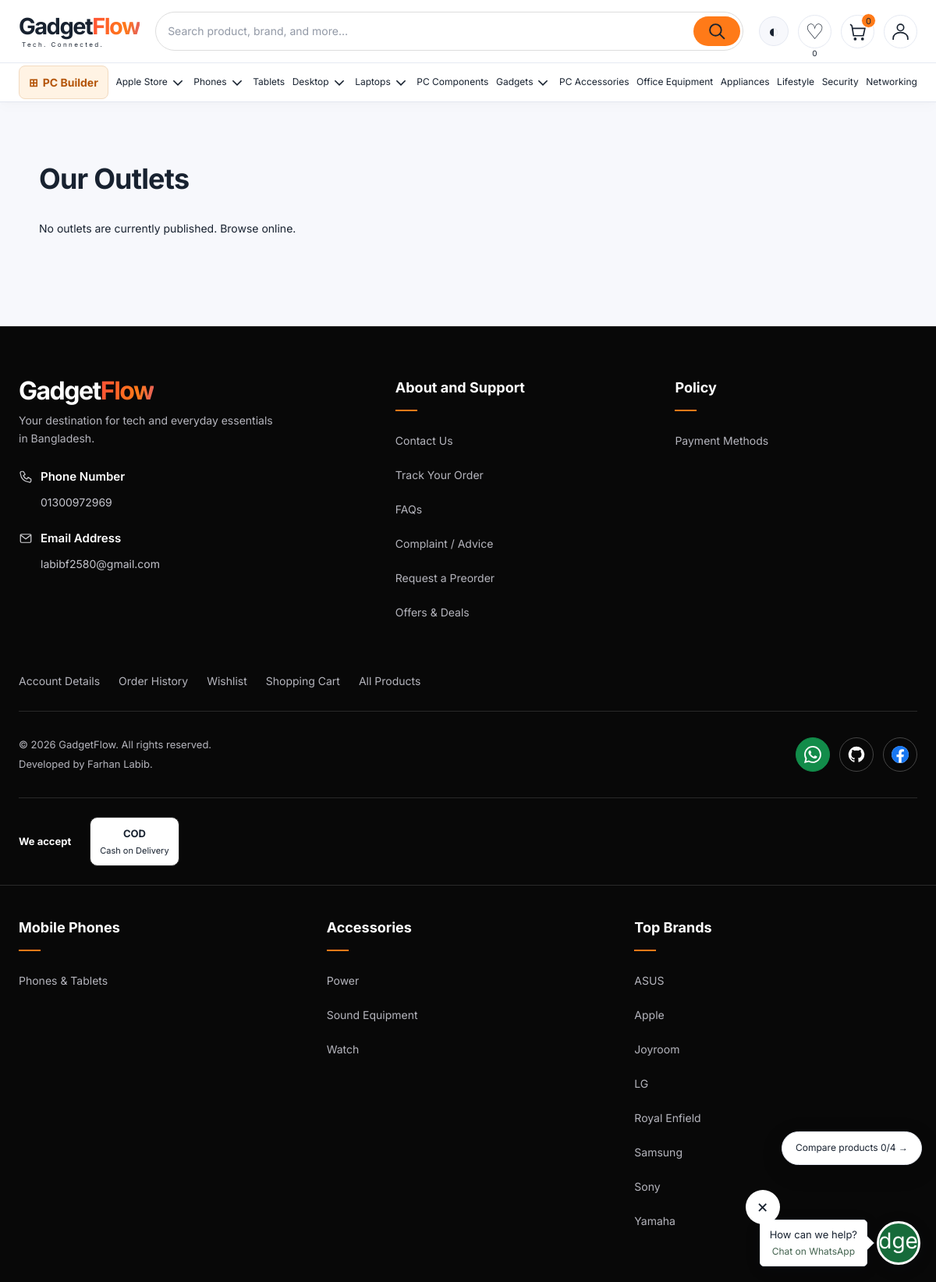
The page /outlets/ on the database its author committed.
### shop/models.py (models this page shows, shortened)
class NavigationItem(models.Model):
    label = models.CharField(max_length=80)
    hero_image = models.ImageField(upload_to='collection_banners/', blank=True)
    page_title = models.CharField(max_length=160, blank=True)
    introduction = models.TextField(blank=True, help_text='Approved English collection introduction. No HTML.')
    category = models.ForeignKey(Category, null=True, blank=True, on_delete=models.PROTECT)
    brand = models.ForeignKey('Brand', null=True, blank=True, on_delete=models.PROTECT)
    visible = models.BooleanField(default=True)
    position = models.PositiveIntegerField(default=0)
    class Meta:
        ordering = ['position', 'pk']

class StoreSettings(models.Model):
    bkash_account_type = models.CharField(max_length=20, default='unconfirmed', choices=[
        ('unconfirmed', 'Not confirmed'), ('merchant', 'Merchant'), ('pra', 'Personal Retail Account'), ('personal', 'Personal')])
    bkash_account_confirmed = models.BooleanField(default=False, help_text='Staff verified ownership and account type with bKash.')
    bkash_manual_enabled = models.BooleanField(default=False)
    bkash_manual_approved = models.BooleanField(default=False, help_text='Provider approved this account for receiving business payments using the instructions below.')
    bkash_manual_instructions = models.TextField(blank=True, help_text='Exact provider-approved Merchant Payment instructions. Never substitute Send Money or request a PIN/OTP.')
    bkash_manual_limit = models.DecimalField(max_digits=12, decimal_places=2, default=0, validators=[MinValueValidator(Decimal('0'))], help_text='Confirmed per-payment limit. Zero keeps manual payments unavailable; staff must monitor aggregate account limits.')
    requested_settlement_account = models.CharField(max_length=40, blank=True, help_text='Requested destination only; never passed from checkout to the provider.')
    settlement_bank_name = models.CharField(max_length=150, blank=True)
    settlement_account_holder = models.CharField(max_length=150, blank=True)
    settlement_branch = models.CharField(max_length=150, blank=True)
    settlement_routing_number = models.CharField(max_length=30, blank=True)
    settlement_provider_approved = models.BooleanField(default=False, help_text='Staff record of provider approval; does not configure settlement at the provider.')
    @property
    def manual_bkash_ready(self):
        import re
        return bool(self.bkash_manual_enabled and self.bkash_account_confirmed
                    and self.bkash_manual_approved and self.bkash_account_type in {'merchant', 'pra'}
                    and re.fullmatch(r'01\d{9}', self.bkash_number)
                    and self.bkash_manual_instructions.strip() and self.bkash_manual_limit > 0)
    phone_verified = models.BooleanField(default=False)
    email_verified = models.BooleanField(default=False)
    address_verified = models.BooleanField(default=False)
    address_bn = models.TextField(blank=True)
    support_hours_en = models.CharField(max_length=250, blank=True)
    support_hours_bn = models.CharField(max_length=250, blank=True)
    license_details_en = models.TextField(blank=True)
    license_details_bn = models.TextField(blank=True)
    license_verified = models.BooleanField(default=False)
    cod_enabled = models.BooleanField(default=True)
    updated_at = models.DateTimeField(auto_now=True, null=True)
    name = models.CharField(max_length=100, default='GadgetFlow')
    tagline = models.CharField(max_length=250,
                               default='Your destination for tech and everyday essentials in Bangladesh.')
    phone = models.CharField(max_length=50, blank=True)
    email = models.EmailField(blank=True)
    address = models.TextField(blank=True)
    shipping_price = models.DecimalField(max_digits=10, decimal_places=2, default=0,
                                         validators=[MinValueValidator(Decimal('0'))])
    bkash_number = models.CharField(max_length=20, blank=True,
                                    help_text='Requested receiving number only. Account type and business collection approval must be confirmed separately.')
    privacy_policy = models.TextField(blank=True)
    returns_policy = models.TextField(blank=True)
    shipping_policy = models.TextField(blank=True)

class InformationPage(models.Model):
    SLUGS = [('contact', 'Contact Us'), ('tracking', 'Track Your Order'), ('faqs', 'FAQs'),
             ('shipping', 'Shipping & Delivery'), ('returns', 'Returns & Refunds'),
             ('terms', 'Terms & Conditions'), ('privacy', 'Privacy Policy'),
             ('payments', 'Payment Methods'), ('cookies', 'Cookie Policy'),
             ('about', 'About Us'), ('warranty', 'Warranty & Exchange'),
             ('exchange', 'Exchange Policy'), ('preorder-policy', 'Preorder Policy'),
             ('refund', 'Refund Policy'), ('return', 'Return Policy'),
             ('corporate', 'Corporate'), ('blog', 'Blog'), ('press', 'Press Coverage'), ('careers', 'Careers')]
    slug = models.SlugField(unique=True, choices=SLUGS)
    title_en = models.CharField(max_length=160)
    title_bn = models.CharField(max_length=160, blank=True)
    body_en = models.TextField(blank=True, help_text='Plain text only; HTML is escaped.')
    body_bn = models.TextField(blank=True)
    status = models.CharField(max_length=12, choices=[('draft', 'Draft'), ('published', 'Published')], default='draft')
    footer_group = models.CharField(max_length=20, choices=[('care', 'Customer Care'), ('policies', 'Policies'), ('company', 'Company / Account')])
    position = models.PositiveIntegerField(default=0)
    editorial_notes = models.TextField(blank=True, help_text='Private business decisions/review checklist. Never rendered publicly.')
    updated_at = models.DateTimeField(auto_now=True)
    class Meta:
        ordering = ['position', 'pk']

class FooterGroup(models.Model):
    title = models.CharField(max_length=100)
    visible = models.BooleanField(default=True)
    position = models.PositiveIntegerField(default=0)
    categories = models.ManyToManyField(Category, blank=True)
    brands = models.ManyToManyField(Brand, blank=True)
    collections = models.ManyToManyField(HomeSection, blank=True, help_text='Explicitly curated collections, including Trending or Best-selling. No sales ranking is inferred.')
    class Meta:
        ordering = ['position', 'pk']

class Category(models.Model):
    name = models.CharField(max_length=100, unique=True)
    parent = models.ForeignKey('self', null=True, blank=True, on_delete=models.SET_NULL, related_name='children')
    image = models.ImageField(upload_to='categories/', blank=True)
    featured = models.BooleanField(default=True)
    position = models.PositiveIntegerField(default=0)
    class Meta:
        ordering = ['position', 'name']

class Brand(models.Model):
    name = models.CharField(max_length=100, unique=True)
    logo = models.ImageField(upload_to='brands/', blank=True)
    featured = models.BooleanField(default=True)
    position = models.PositiveIntegerField(default=0)
    class Meta:
        ordering = ['position', 'name']

### shop/support_views.py (the view)
# urls.py: path('outlets/', support_views.outlets, name='outlets'),
def outlets(request):
    from .footer import public_outlets
    return render(request, 'shop/outlets.html', {'outlets': public_outlets()})

### shop/templates/shop/outlets.html (shortened to what this page needs)
{% extends 'base.html' %}
{% block content %}<section class="gf-shell gf-information"><h1>Our Outlets</h1>
{% for outlet in outlets %}<article class="gf-panel"><h2>{{ outlet.name }}</h2><p>{{ outlet.address|linebreaksbr }}</p>{% if outlet.hours %}<p>{{ outlet.hours }}</p>{% endif %}<a class="gf-button gf-button-secondary" href="{{ outlet.map_url }}" target="_blank" rel="noopener noreferrer">View map<span class="gf-sr-only"> (opens in a new tab)</span></a></article>{% empty %}<p>No outlets are currently published. <a href="{% url 'product_list' %}">Browse online</a>.</p>{% endfor %}</section>{% endblock %}

### shop/templates/shop/includes/navbar.html (shortened to what this page needs)
<header class="gf-header">
    <div class="gf-nav gf-shell">
        <a class="gf-brand" href="{% url 'home' %}" aria-label="GadgetFlow home">Gadget<span>Flow</span><small>Tech.
            Connected.</small></a>
        <div class="gf-search-wrap">
            <form class="gf-search" action="{% url 'product_list' %}" method="get" role="search">
                <input id="nav-search" name="q" type="search" autocomplete="off"
                       placeholder="Search product, brand, and more…" value="{{ search_query|default:'' }}"
                       aria-controls="search-suggestions" aria-expanded="false"
                       data-suggest-url="{% url 'ajax_products' %}">
                <button type="submit" aria-label="Search">
                    <svg width="25" height="25" viewBox="0 0 24 24" fill="none" stroke="currentColor" stroke-width="1.8" aria-hidden="true">
                        <circle cx="10" cy="10" r="7"/>
                        <path d="m15 15 6 6"/>
                    </svg>
                </button>
            </form>
        </div>
        <div class="gf-nav-actions"><button class="gf-theme-toggle" type="button" data-theme-toggle aria-label="Switch to dark theme" aria-pressed="false">◐</button><a class="gf-nav-link" href="{% url 'preorder' %}">Pre-order</a><a
                class="gf-icon-link gf-wishlist-link" href="{% url 'wishlist' %}" aria-label="Wishlist, {{ wishlist_ids|length }} saved products">♡<small data-wishlist-count>{{ wishlist_ids|length }}</small></a><a
                class="gf-icon-link gf-cart" href="{% url 'cart_view' %}" data-open-cart aria-label="Cart, {{ cart_count }} items">
            <svg width="25" height="25" viewBox="0 0 24 24" fill="none" stroke="currentColor" stroke-width="1.6" aria-hidden="true">
                <path d="m3 3 2 2 2 12h12l2-9H6"/>
                <circle cx="9" cy="21" r="1"/>
                <circle cx="18" cy="21" r="1"/>
            </svg>
            <span id="cart-count" data-cart-count>{{ cart_count }}</span></a>
            <details class="gf-account">
                <summary aria-label="Account menu">
                    <svg width="25" height="25" viewBox="0 0 24 24" fill="none" stroke="currentColor" stroke-width="1.6" aria-hidden="true">
                        <circle cx="12" cy="7" r="4"/>
                        <path d="M3 22v-2a9 7 0 0 1 18 0v2"/>
                    </svg>
                </summary>
            </details>
        </div>
    </div>
    <nav class="gf-categories" aria-label="Product categories">
        <div class="gf-shell"><a class="gf-pc-builder-link" href="{% url 'pc_builder' %}"><span aria-hidden="true">⊞</span> PC Builder</a>{% for category in nav_categories %}
            <div class="gf-category-menu"><a
                    href="{{ category.nav_url }}">{{ category.name }}</a>
                {% if category.children.all or category.nav_brands %}
                    <details>
                        <summary aria-label="Browse {{ category.name }} options"><svg viewBox="0 0 16 16" width="14" height="14" fill="none" stroke="currentColor" stroke-width="1.5" aria-hidden="true"><path d="m3 6 5 5 5-5"/></svg></summary>
                    </details>{% endif %}</div>{% endfor %}</div>
    </nav>
</header>

### shop/templates/shop/includes/footer.html (shortened to what this page needs)
{% load static %}
<footer class="gf-footer gf-footer-refresh" lang="en" aria-label="GadgetFlow footer">
    <div class="gf-shell gf-footer-grid {% if not footer_outlets %}gf-footer-grid--no-outlets{% endif %}">
        <div class="gf-footer-brand">
            <a class="gf-brand" href="{% url 'home' %}" aria-label="GadgetFlow home">Gadget<span>Flow</span></a>
            <p>{{ store.tagline|default:'Tech and everyday essentials.' }}</p>
            <dl class="gf-footer-contact">
                <div><dt><svg viewBox="0 0 24 24" width="18" height="18" fill="none" stroke="currentColor" stroke-width="1.6" stroke-linecap="round" stroke-linejoin="round" aria-hidden="true"><path d="m8 3 3 5-3 2c1 3 3 5 6 6l2-3 5 3v3c0 2-2 3-4 2C9 20 4 15 3 7c-1-2 0-4 2-4Z"/></svg>Phone Number</dt><dd><a href="tel:{{ store.phone|default:'01300972969' }}">{{ store.phone|default:'01300972969' }}</a></dd></div>
                {% if store.email %}<div><dt><svg viewBox="0 0 24 24" width="18" height="18" fill="none" stroke="currentColor" stroke-width="1.6" stroke-linecap="round" stroke-linejoin="round" aria-hidden="true"><rect x="3" y="5" width="18" height="14" rx="2"/><path d="m3 6 9 7 9-7"/></svg>Email Address</dt><dd><a href="mailto:{{ store.email }}">{{ store.email }}</a></dd></div>{% endif %}
            </dl>
        </div>
        <details class="gf-footer-section" open><summary>About and Support</summary><nav aria-label="About and Support"><ul class="gf-footer-links">{% for link in footer_support %}<li><a href="{{ link.url }}">{{ link.title }}</a></li>{% endfor %}</ul></nav></details>
        {% if footer_policies %}<details class="gf-footer-section" open><summary>Policy</summary><nav aria-label="Policies"><ul class="gf-footer-links">{% for link in footer_policies %}<li><a href="{{ link.url }}">{{ link.title }}</a></li>{% endfor %}</ul></nav></details>{% endif %}
    </div>
    <div class="gf-shell gf-footer-account"><nav aria-label="Account shortcuts"><a href="{% url 'profile' %}">Account Details</a><a href="{% url 'order_history' %}">Order History</a><a href="{% url 'wishlist' %}">Wishlist</a><a href="{% url 'cart_view' %}">Shopping Cart</a><a href="{% url 'product_list' %}">All Products</a></nav></div>
    <div class="gf-shell gf-footer-bottom">
        <div><p>&copy; {% now 'Y' %} GadgetFlow. All rights reserved.</p><p>Developed by Farhan Labib.</p></div>
        {% if footer_profiles or footer_whatsapp %}<nav class="gf-footer-social" aria-label="Social profiles">
            {% if footer_whatsapp %}<a class="gf-whatsapp" href="{{ footer_whatsapp.url }}" target="_blank" rel="noopener noreferrer" aria-label="WhatsApp (opens in a new tab)">{% include 'shop/includes/social_icon.html' with icon='whatsapp' %}<span>WhatsApp</span></a>{% endif %}
            {% for link in footer_profiles %}<a href="{{ link.url }}" target="_blank" rel="noopener noreferrer" aria-label="{{ link.label }} (opens in a new tab)" title="{{ link.label }}">{% include 'shop/includes/social_icon.html' with icon=link.icon %}<span class="gf-sr-only">{{ link.label }}</span></a>{% endfor %}
        </nav>{% endif %}
    </div>
    {% if footer_payment_badges %}<div class="gf-shell gf-footer-payments"><strong>We accept</strong><ul aria-label="Enabled payment methods">{% for badge in footer_payment_badges %}<li class="gf-footer-payment">{% if badge.asset %}<img src="{% static badge.asset %}" alt="{{ badge.name }}" width="64" height="32" loading="lazy">{% else %}<strong>{{ badge.short }}</strong><span>{{ badge.name }}</span>{% endif %}{% if badge.test_only %}<small>Sandbox · test-only</small>{% endif %}</li>{% endfor %}</ul></div>{% endif %}
    {% if footer_directory %}<div class="gf-footer-directory"><div class="gf-shell gf-directory-grid">{% for group in footer_directory %}<details class="gf-footer-section" open><summary>{{ group.title }}</summary><nav aria-label="{{ group.title }}"><ul class="gf-footer-links">{% for link in group.links %}<li><a href="{{ link.url }}">{{ link.title }}</a></li>{% endfor %}</ul></nav></details>{% endfor %}</div></div>{% endif %}
</footer>
{% if footer_whatsapp %}<aside class="gf-whatsapp-shortcut" aria-label="WhatsApp support">
    <button type="button" class="gf-whatsapp-dismiss" aria-label="Dismiss WhatsApp shortcut">&times;</button>
    <a href="{{ footer_whatsapp.url }}" target="_blank" rel="noopener noreferrer" aria-label="Chat with GadgetFlow on WhatsApp (opens in a new tab)">
        <span class="gf-whatsapp-message">How can we help?<small>Chat on WhatsApp</small></span>
        <span class="gf-whatsapp-avatar">{% if footer_whatsapp.image_url %}<img src="{{ footer_whatsapp.image_url }}" {% if footer_whatsapp.image_key == 'business_profiles/farhan-whatsapp-portrait.png' %}data-image-fallback="{% static 'shop/support/farhan-whatsapp-portrait.png' %}"{% else %}data-image-fallback="{% static 'shop/social-brands/whatsapp.svg' %}" data-fallback-icon{% endif %} alt="GadgetFlow support contact" width="56" height="56">{% else %}{% include 'shop/includes/social_icon.html' with icon='whatsapp' %}{% endif %}</span>
    </a>
</aside>{% endif %}

### rows shown on the page
NavigationItem: name "Apple Store"
NavigationItem: name "Phones"
NavigationItem: name "Tablets"
NavigationItem: name "Desktop"
NavigationItem: name "Laptops"
NavigationItem: name "PC Components"
NavigationItem: name "Gadgets"
NavigationItem: name "PC Accessories"
NavigationItem: name "Office Equipment"
NavigationItem: name "Appliances"
NavigationItem: name "Lifestyle"
NavigationItem: name "Security"
NavigationItem: name "Networking"
StoreSettings: tagline "Your destination for tech and everyday essentials in Bangladesh.", phone "01300972969", email "labibf2580@gmail.com"
InformationPage: title "Contact Us"
InformationPage: title "Track Your Order"
InformationPage: title "FAQs"
InformationPage: title "Payment Methods"
FooterGroup: title "Mobile Phones"
Category: title "Phones & Tablets"
FooterGroup: title "Accessories"
Category: title "Power"
Category: title "Sound Equipment"
Category: title "Watch"
FooterGroup: title "Top Brands"
Brand: title "ASUS"
Brand: title "Apple"
Brand: title "Joyroom"
Brand: title "LG"
Brand: title "Royal Enfield"
Brand: title "Samsung"
Brand: title "Sony"
Brand: title "Yamaha"

### other values the page prints
{{ wishlist_ids|length }} "0"
{{ cart_count }} "0"
{{ link.title }} "Complaint / Advice" "Request a Preorder" "Offers & Deals"
{{ badge.short }} "COD"
{{ badge.name }} "Cash on Delivery"
{{ compare_ids|length }} "0"
